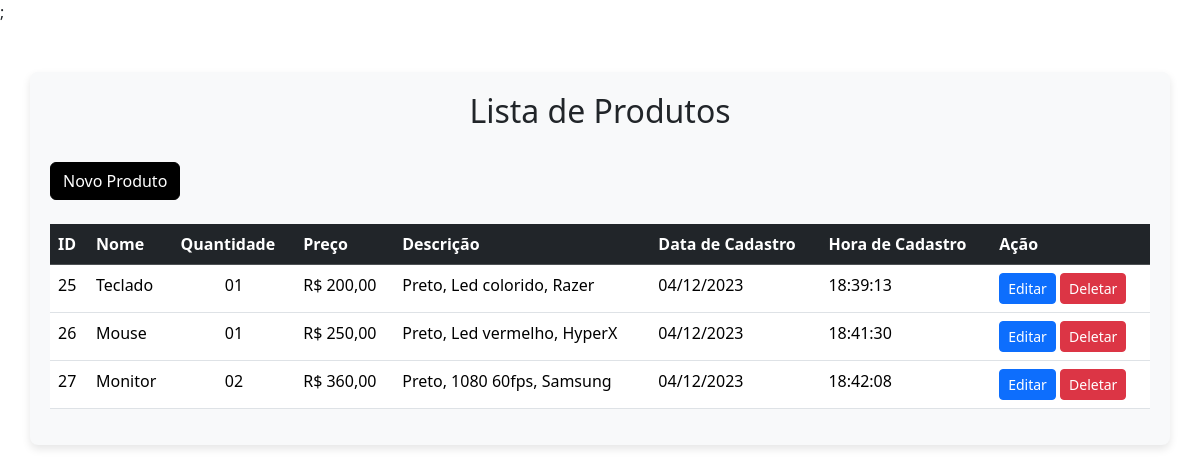
The page / on the database its author committed.
### tables this page shows
CREATE TABLE `produtos` (
  `id` int(11) NOT NULL,
  `nome` varchar(100) NOT NULL,
  `quantidade` varchar(200) NOT NULL,
  `preco` varchar(20) DEFAULT NULL,
  `descricao` varchar(200) DEFAULT NULL,
  `cadastrado_as` datetime NOT NULL DEFAULT current_timestamp()
);

### index.php (the view, shortened to what this page needs)
<!DOCTYPE html>
<html lang="pt-br">
<head>
    <link rel="stylesheet" href="https://cdn.jsdelivr.net/npm/bootstrap@5.3.2/dist/css/bootstrap.min.css">
</head>
<body >
    <div style="background-color: #f8f9fa;
        padding: 20px;
        border-radius: 8px;
        box-shadow: 0 4px 8px rgba(0, 0, 0, 0.1)"
        class="container my-5">
        <h2 class="title" style= "text-align: center;">Lista de Produtos</h2>
        <br>
        <a class="btn btn-primary" href="/crud/create.php" role="button" style="background-color: #000000; color: #ffffff; border: 1px solid #000000;">Novo Produto</a>
        <br>
        <br>
        <div class="table-responsive">
        <table class="table table-hover">
            <thead class="table-dark">
                <tr>
                    <th>ID</th>
                    <th>Nome</th>
                    <th>Quantidade</th>
                    <th>Preço</th>
                    <th>Descrição</th>
                    <th>Data de Cadastro</th>
                    <th>Hora de Cadastro</th>
                    <th>Ação</th>
                </tr>
            </thead>
            <tbody>
                <?php
                $servername = "localhost";
                $username = "root";
                $password = "";
                $database = "teste";
                $connection = new mysqli($servername, $username, $password, $database);
                $sql = "SELECT * FROM produtos";
                $result = $connection->query($sql);
                while ($row = $result->fetch_assoc()) {
                    echo "
                        <tr>
                            <td>$row[id]</td>
                            <td>$row[nome]</td>
                            <td style='text-align: center'>$row[quantidade]</td>
                            <td>R$ $row[preco]</td>
                            <td>$row[descricao]</td>
                            <td>" . date("d/m/Y" , strtotime($row['cadastrado_as'])) . "</td>
                            <td>" . date("H:i:s", strtotime($row['cadastrado_as'])) . "</td>
                            <td>
                                <a class='btn btn-primary btn-sm' href='/crud/edit.php?id=$row[id]'>Editar</a>
                                <a class='btn btn-danger btn-sm' href='/crud/delete.php?id=$row[id]'>Deletar</a>
                            </td>
                        </tr>
                    ";
                }
                ?>
            </tbody>
        </table>
        </div>
    </div>
</body>
</html>

### rows shown on the page
produtos: id "25", nome "Teclado", quantidade "01", preco "200,00", descricao "Preto, Led colorido, Razer", cadastrado_as "04/12/2023", cadastrado_as "18:39:13"
produtos: id "26", nome "Mouse", quantidade "01", preco "250,00", descricao "Preto, Led vermelho, HyperX", cadastrado_as "04/12/2023", cadastrado_as "18:41:30"
produtos: id "27", nome "Monitor", quantidade "02", preco "360,00", descricao "Preto, 1080 60fps, Samsung", cadastrado_as "04/12/2023", cadastrado_as "18:42:08"
